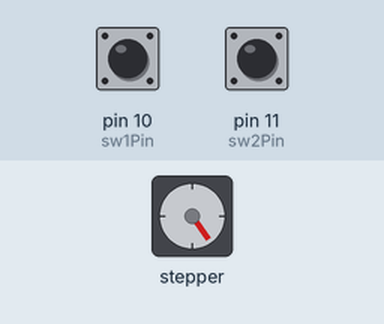
Recording of a sketch running on a simulated Arduino Uno, built with avr-gcc and run on an emulated ATmega328P. Shown: stepper motor. Wiring (inferred from the names in the program): stepper motor driver (200 steps per turn assumed): step pin 8; direction pin 9. Inputs (shaded band) come from the test bench; at power-on: pin 11 (sw2Pin) HIGH, pin 10 (sw1Pin) HIGH. What the sketch prints to the serial monitor is not drawn.

Above: at 1.25 s.
1.3 s: pin 11 (sw2Pin) pulled LOW for 0.15 s
At 2.05 s:
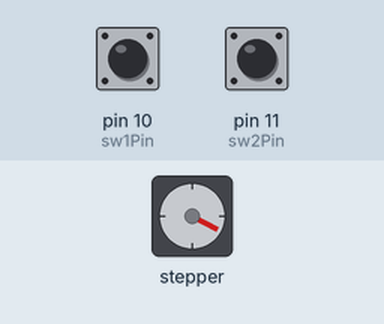
4.4 s: pin 10 (sw1Pin) pulled LOW for 0.15 s
At 4.55 s:
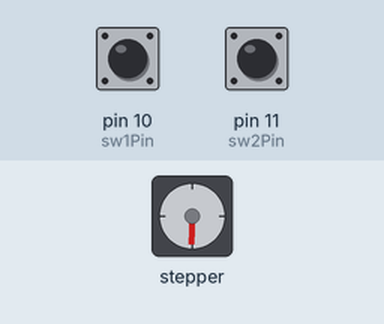
7.5 s: pin 11 (sw2Pin) pulled LOW for 1 s
At 8.56 s:
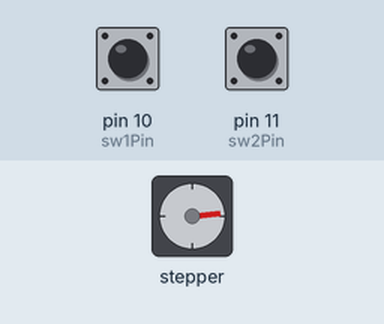
11.5 s: pin 10 (sw1Pin) pulled LOW for 1 s
At 11.65 s:
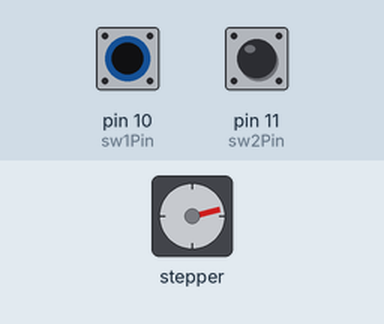
14.5 s: pin 11 (sw2Pin) pulled LOW for 0.15 s
17.6 s: pin 10 (sw1Pin) pulled LOW for 0.15 s
Timing chart, 0 to 21.7 s (numbered marks = the images above; inputs shaded):
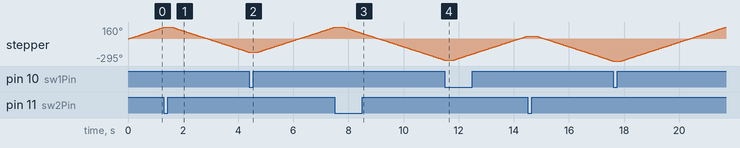

The sketch:

electrical_connection_test_motor.ino
```cpp
// Simple stepper STEP/DIR slow test (no IMU)
// Moves slowly back and forth between endstops

#define stepPin 8
#define dirPin  9
#define sw1Pin 10   // optional endstop 1 (active LOW with INPUT_PULLUP)
#define sw2Pin 11   // optional endstop 2 (active LOW with INPUT_PULLUP)

#define STEP_DELAY_MS 15     // 10..20 ms recommended for very slow test
#define STEP_PULSE_US 5      // 2..10 us typical

// set to 1 if you have endstops connected, 0 if not
#define USE_ENDSTOPS 1
#define FIXED_STEPS 2000     // used only if USE_ENDSTOPS = 0

void doOneStep() {
  digitalWrite(stepPin, HIGH);
  delayMicroseconds(STEP_PULSE_US);
  digitalWrite(stepPin, LOW);
}

void setup() {
  Serial.begin(115200);

  pinMode(stepPin, OUTPUT);
  pinMode(dirPin, OUTPUT);

#if USE_ENDSTOPS
  pinMode(sw1Pin, INPUT_PULLUP);
  pinMode(sw2Pin, INPUT_PULLUP);
#endif

  Serial.println("Slow stepper test starting...");
}

void loop() {
#if USE_ENDSTOPS
  // Move toward sw2 until it is pressed
  digitalWrite(dirPin, HIGH);
  while (digitalRead(sw2Pin) == HIGH) {   // HIGH = not pressed
    doOneStep();
    delay(STEP_DELAY_MS);
  }
  delay(300);

  // Move toward sw1 until it is pressed
  digitalWrite(dirPin, LOW);
  while (digitalRead(sw1Pin) == HIGH) {
    doOneStep();
    delay(STEP_DELAY_MS);
  }
  delay(300);

#else
  // No endstops: move FIXED_STEPS forward, then back
  digitalWrite(dirPin, HIGH);
  for (long i = 0; i < FIXED_STEPS; i++) {
    doOneStep();
    delay(STEP_DELAY_MS);
  }
  delay(500);

  digitalWrite(dirPin, LOW);
  for (long i = 0; i < FIXED_STEPS; i++) {
    doOneStep();
    delay(STEP_DELAY_MS);
  }
  delay(500);
#endif
}
```
